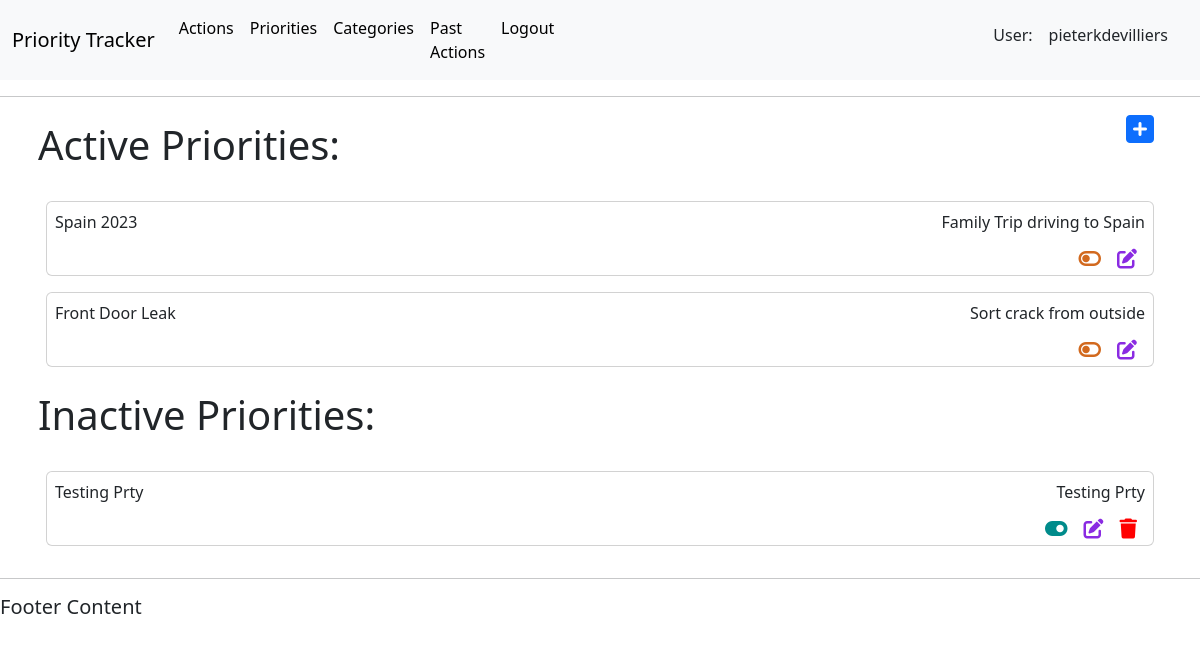
The page /priorities/ (signed in) on the database as committed earlier.
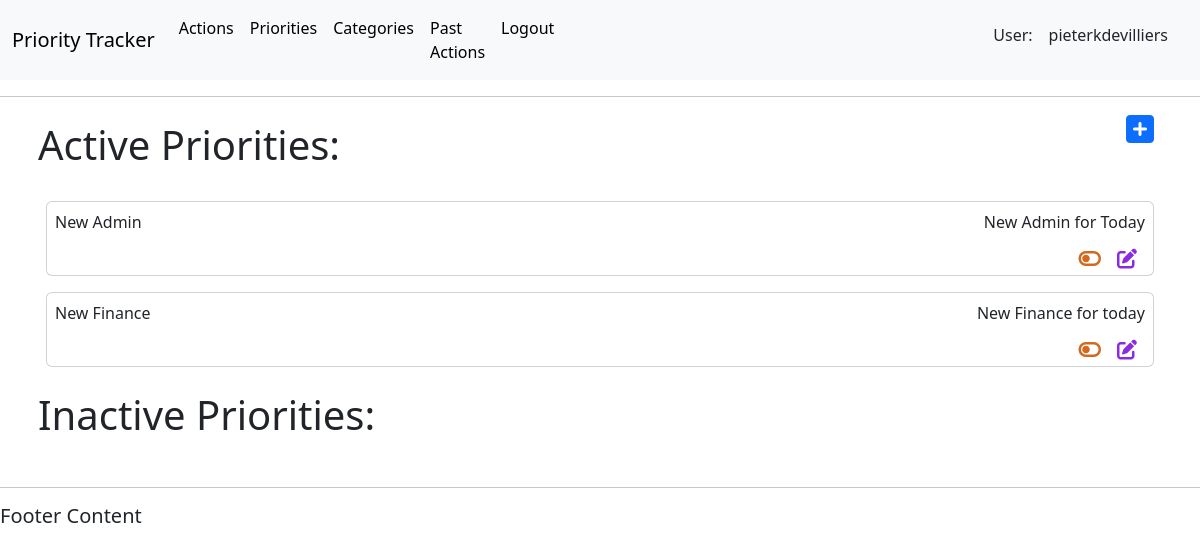
The same page on the database as committed later.
### actions/models.py (models this page shows, shortened)
class Priority(models.Model):
    title = models.CharField(max_length=50, null=False, blank=False)
    description = models.CharField(max_length=150)
    activeStatus = models.BooleanField(null=False, blank=False, default=True)
    category = models.ForeignKey(
        Category, on_delete=models.CASCADE, null=True, blank=True)
    user = models.ForeignKey(
        settings.AUTH_USER_MODEL, on_delete=models.CASCADE, related_name="priorities", null=True)

### actions/views.py (the view)
# urls.py: path('priorities/', views.get_priorities_list, name='get_priorities_list'),
@login_required(login_url='login')
def get_priorities_list(request):
    current_user = request.user
    user_id = current_user.id
    username = current_user.username
    priorities = Priority.objects.filter(user=current_user)
    context = {
        "username": username,
        "user_id": user_id,
        "priorities": priorities
    }
    return render(request, 'actions/priorities_list.html', context)

### actions/templates/actions/priorities_list.html (shortened to what this page needs)
{% extends 'actions/main.html' %}
{% block content %}
<body>
    <div class="container d-flex p-2 justify-content-between flex-row bd-highlight">
        <h1>Active Priorities:</h1>
        <a title="Add Priority" class="fa-solid fa-2xl p-2 fa-square-plus" role="button" href="/add-priority/"></a>
    </div>
    <div class="container d-flex p-2 flex-column bd-highlight">
        {% for priority in user.priorities.all %}
        {% if priority.activeStatus == True %}
        <div class="d-flex p-2 flex-column bd-highlight">
            <div class="p-2 card bd-highlight">
                <div class="d-flex justify-content-between flex-row bd-highlight">
                    <p class="bd-highlight">{{ priority.title }}</p>
                    <p class="bd-highlight">{{ priority.description }}</p>
                </div>
                <div class="icon-outer-container">
                    <div class="icon-container d-flex justify-content-end">
                        <div class="d-flex justify-content-end col-12">
                            <a title="Set Priority Status to Inactive" class="fa-solid fa-lg p-2 fa-toggle-off" role="button" href="{% url 'priority_active_status' priority.id %}"></a>
                            <a title="Update Priority" class="fa-solid fa-lg p-2 fa-pen-to-square" role="button" href="{% url 'update_priority' priority.id %}"></a>
                        </div>
                    </div>
                </div>
            </div>
        </div>
    {% endif %}
    {% endfor %}
    </div>
    <div class="container d-flex p-2 justify-content-between flex-row bd-highlight">
        <h1>Inactive Priorities:</h1>
    </div>
    <div class="container d-flex p-2 flex-column bd-highlight">
    {% for priority in user.priorities.all %}
    {% if priority.activeStatus == False %}
    <div class="d-flex p-2 flex-column bd-highlight">
        <div class="p-2 card bd-highlight">
            <div class="d-flex justify-content-between flex-row bd-highlight">
                <p class="bd-highlight">{{ priority.title }}</p>
                <p class="bd-highlight">{{ priority.description }}</p>
            </div>
            <div class="icon-outer-container">
                <div class="icon-container d-flex justify-content-end">
                    <div class="d-flex justify-content-end col-12">
                        <a title="Set Priority Status to Active" class="fa-solid fa-lg p-2 fa-toggle-on" role="button" href="{% url 'priority_active_status' priority.id %}"></a>
                        <a title="Update Priority" class="fa-solid fa-lg p-2 fa-pen-to-square" role="button" href="{% url 'update_priority' priority.id %}"></a>
                        <a title="Delete Priority" class="fa-solid fa-lg p-2 fa-trash" role="button" href="{% url 'delete_priority' priority.id %}"></a>
                    </div>
                </div>
            </div>
        </div>
    </div>
    {% endif %}
    {% endfor %}
    </div>
</body>
{% endblock %}

Rows that differ between the two databases and show on the page:
removed Priority: title "Spain 2023", description "Family Trip driving to Spain", shown under "Active Priorities:"
removed Priority: title "Front Door Leak", description "Sort crack from outside", shown under "Active Priorities:"
removed Priority: title "Testing Prty", description "Testing Prty", shown under "Inactive Priorities:"
added Priority: title "New Admin", description "New Admin for Today", shown under "Active Priorities:"
added Priority: title "New Finance", description "New Finance for today", shown under "Active Priorities:"
